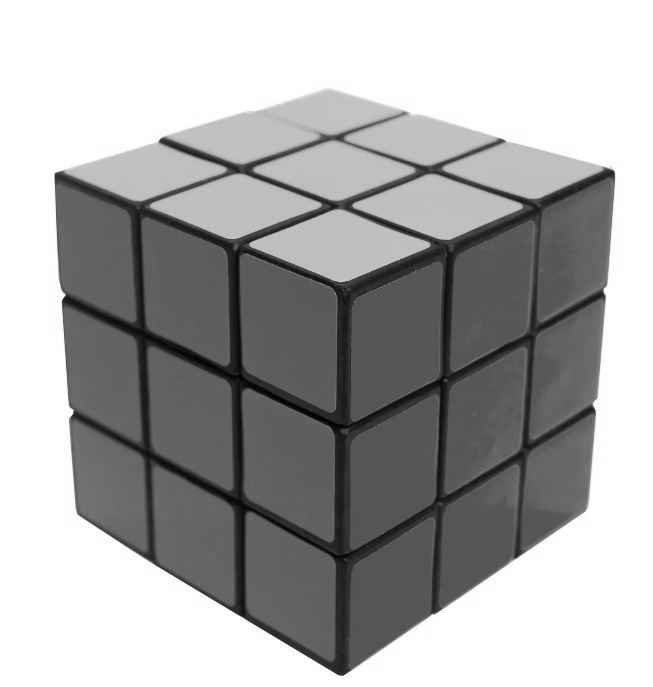
#> input picture cinza.png, 653 x 687 px
$ python 'metodo 01.py'
#> lines starting #> are read from the running program, lines starting #| are printed output that depends on the picture; after the words box and inside, x2 and y2 are one past the last pixel; in counts of white or black regions, pixels touching at a corner belong together
#> in main, img is the input picture: shape (687, 653); min 0, max 255, mean 170.7
import numpy as np
import cv2

def detectarBordas(img):
    M, N = img.shape
#> M = 687; N = 653
    imagemResultado = np.zeros((M, N))

    for i in range(1, M - 1):
        for j in range(1, N - 1):
            corAnterior = img[i][j - 1]
            if corAnterior > 128:
                corAnterior = 1
            else:
                corAnterior = 0
            corPosterior = img[i][j + 1]
            if corPosterior > 128:
                corPosterior = 1
            else:
                corPosterior = 0
            derivada = corPosterior - corAnterior
            if derivada == 1:
                imagemResultado[i][j] = 1
            else:
                imagemResultado[i][j] = 0
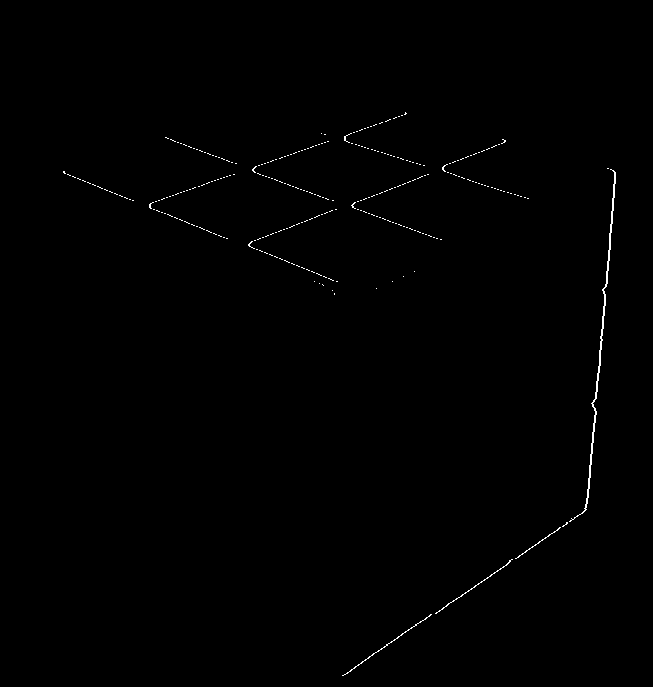
#> imagemResultado: shape (687, 653) float64; values 0 (black) and 1 (white), 0.42% white in thin lines or dots, all inside (x1, y1, x2, y2) = (63, 112, 616, 676)

    for j in range(1, N - 1):
        for i in range(1, M - 1):
            corAnterior = img[i - 1][j]
            if corAnterior > 128:
                corAnterior = 1
            else:
                corAnterior = 0
            corPosterior = img[i + 1][j]
            if corPosterior > 128:
                corPosterior = 1
            else:
                corPosterior = 0
            derivada = corPosterior - corAnterior
            if derivada == 1:
                imagemResultado[i][j] = 1
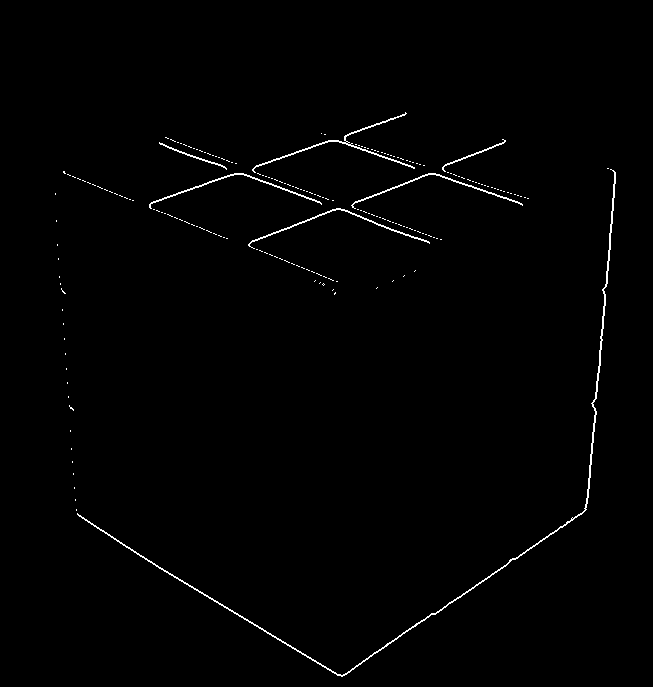
#> imagemResultado: shape (687, 653) float64; values 0 (black) and 1 (white), 0.91% white in thin lines or dots, all inside (x1, y1, x2, y2) = (55, 112, 616, 677)

    return imagemResultado

def main():
    # abrindo imagem colorida e convertendo imagem para tom de cinza
    img = cv2.imread('cinza.png', cv2.IMREAD_GRAYSCALE)

    imageModificada = detectarBordas(img)

    cv2.imshow("Original", img)
    cv2.imshow("Modifcada", imageModificada)

    cv2.waitKey(0)

if __name__ == '__main__':
  main()
